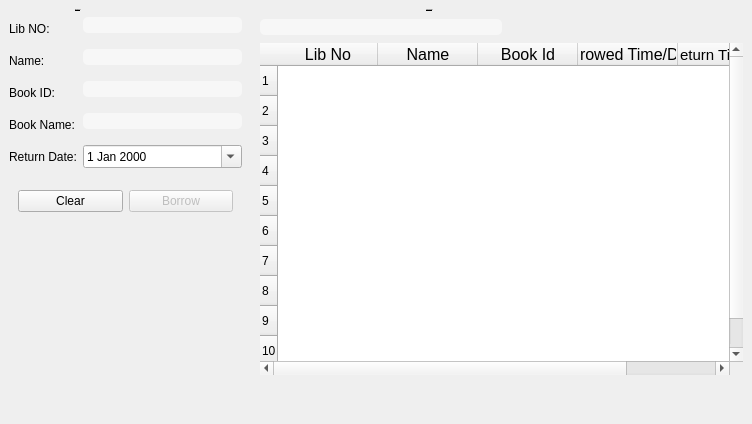
      <widget class="QWidget" name="pgLibSession">
       <property name="sizePolicy">
        <sizepolicy hsizetype="Expanding" vsizetype="Expanding">
         <horstretch>0</horstretch>
         <verstretch>0</verstretch>
        </sizepolicy>
       </property>
       <layout class="QHBoxLayout" name="horizontalLayout_5" stretch="1,2">
        <property name="spacing">
         <number>0</number>
        </property>
        <property name="leftMargin">
         <number>0</number>
        </property>
        <property name="topMargin">
         <number>0</number>
        </property>
        <property name="rightMargin">
         <number>0</number>
        </property>
        <property name="bottomMargin">
         <number>0</number>
        </property>
        <item>
         <widget class="QFrame" name="frame">
          <layout class="QVBoxLayout" name="verticalLayout" stretch="0,1,0,0,2">
           <item>
            <layout class="QHBoxLayout" name="horizontalLayout_4">
             <item>
              <widget class="QLabel" name="label">
               <property name="maximumSize">
                <size>
                 <width>100</width>
                 <height>41</height>
                </size>
               </property>
               <property name="font">
                <font>
                 <pointsize>-1</pointsize>
                 <underline>true</underline>
                </font>
               </property>
               <property name="autoFillBackground">
                <bool>false</bool>
               </property>
               <property name="styleSheet">
                <string notr="true">text-decoration: underline;
</string>
               </property>
               <property name="text">
                <string>Borrow book</string>
               </property>
              </widget>
             </item>
            </layout>
           </item>
           <item>
            <layout class="QFormLayout" name="formLayout_4">
             <item row="0" column="0">
              <widget class="QLabel" name="label_28">
               <property name="text">
                <string>Lib NO:</string>
               </property>
              </widget>
             </item>
             <item row="0" column="1">
              <widget class="QLineEdit" name="txtLibNoBorrow">
               <property name="styleSheet">
                <string notr="true">border-radius:5px;
margin:0px;
background-color:rgba(255,255,255,0.5);
margin-bottom:10px;
padding-left:3px;
color:black;
</string>
               </property>
               <property name="clearButtonEnabled">
                <bool>false</bool>
               </property>
              </widget>
             </item>
             <item row="1" column="0">
              <widget class="QLabel" name="label_31">
               <property name="text">
                <string>Name:</string>
               </property>
              </widget>
             </item>
             <item row="1" column="1">
              <widget class="QLineEdit" name="txtUserNameBorrow">
               <property name="styleSheet">
                <string notr="true">border-radius:5px;
margin:0px;
background-color:rgba(255,255,255,0.5);
margin-bottom:10px;
padding-left:3px;
color:black;
</string>
               </property>
               <property name="readOnly">
                <bool>true</bool>
               </property>
              </widget>
             </item>
             <item row="2" column="0">
              <widget class="QLabel" name="label_30">
               <property name="text">
                <string>Book ID:</string>
               </property>
              </widget>
             </item>
             <item row="2" column="1">
              <widget class="QLineEdit" name="txtBookIdBorrow">
               <property name="styleSheet">
                <string notr="true">border-radius:5px;
margin:0px;
background-color:rgba(255,255,255,0.5);
margin-bottom:10px;
padding-left:3px;
color:black;</string>
               </property>
              </widget>
             </item>
             <item row="3" column="0">
              <widget class="QLabel" name="label_29">
               <property name="text">
                <string>Book Name:</string>
               </property>
              </widget>
             </item>
             <item row="3" column="1">
              <widget class="QLineEdit" name="txtBookNameBorrow">
               <property name="styleSheet">
                <string notr="true">border-radius:5px;
margin:0px;
background-color:rgba(255,255,255,0.5);
margin-bottom:10px;
padding-left:3px;
color:black;
</string>
               </property>
               <property name="readOnly">
                <bool>true</bool>
               </property>
              </widget>
             </item>
             <item row="4" column="0">
              <widget class="QLabel" name="label_32">
               <property name="text">
                <string>Return Date:</string>
               </property>
              </widget>
             </item>
             <item row="4" column="1">
              <widget class="QDateEdit" name="dtReturnDateBorrow">
               <property name="calendarPopup">
                <bool>true</bool>
               </property>
              </widget>
             </item>
            </layout>
           </item>
           <item>
            <layout class="QHBoxLayout" name="horizontalLayout_23">
             <item>
              <widget class="QLabel" name="lblBookBorrowError">
               <property name="font">
                <font>
                 <pointsize>-1</pointsize>
                </font>
               </property>
               <property name="styleSheet">
                <string notr="true"/>
               </property>
               <property name="text">
                <string/>
               </property>
               <property name="alignment">
                <set>Qt::AlignCenter</set>
               </property>
               <property name="wordWrap">
                <bool>true</bool>
               </property>
              </widget>
             </item>
            </layout>
           </item>
           <item>
            <widget class="QFrame" name="frame">
             <layout class="QHBoxLayout" name="horizontalLayout_6">
              <item>
               <widget class="QPushButton" name="btnClearBookBorrow">
                <property name="text">
                 <string>Clear</string>
                </property>
               </widget>
              </item>
              <item>
               <widget class="QPushButton" name="btnBorrowBook">
                <property name="enabled">
                 <bool>false</bool>
                </property>
                <property name="text">
                 <string>Borrow</string>
                </property>
                <property name="default">
                 <bool>true</bool>
                </property>
               </widget>
              </item>
             </layout>
            </widget>
           </item>
           <item>
            <spacer name="verticalSpacer_4">
             <property name="orientation">
              <enum>Qt::Vertical</enum>
             </property>
             <property name="sizeHint" stdset="0">
              <size>
               <width>20</width>
               <height>40</height>
              </size>
             </property>
            </spacer>
           </item>
          </layout>
         </widget>
        </item>
        <item>
         <widget class="QFrame" name="frame">
          <layout class="QVBoxLayout" name="verticalLayout_2" stretch="0,0,1,0">
           <item>
            <layout class="QHBoxLayout" name="horizontalLayout_3">
             <item>
              <widget class="QLabel" name="label_8">
               <property name="maximumSize">
                <size>
                 <width>150</width>
                 <height>41</height>
                </size>
               </property>
               <property name="font">
                <font>
                 <pointsize>-1</pointsize>
                 <underline>true</underline>
                </font>
               </property>
               <property name="autoFillBackground">
                <bool>false</bool>
               </property>
               <property name="styleSheet">
                <string notr="true">text-decoration: underline;
</string>
               </property>
               <property name="text">
                <string>Active Borrows</string>
               </property>
              </widget>
             </item>
            </layout>
           </item>
           <item>
            <layout class="QHBoxLayout" name="horizontalLayout_2">
             <item>
              <widget class="QLineEdit" name="txtBorrowSearch">
               <property name="font">
                <font>
                 <pointsize>-1</pointsize>
                </font>
               </property>
               <property name="styleSheet">
                <string notr="true">border-radius:5px;
margin:0px;
background-color:rgba(255,255,255,0.5);
padding-left:3px;
color:black;
</string>
               </property>
              </widget>
             </item>
             <item>
              <spacer name="horizontalSpacer_8">
               <property name="orientation">
                <enum>Qt::Horizontal</enum>
               </property>
               <property name="sizeHint" stdset="0">
                <size>
                 <width>40</width>
                 <height>20</height>
                </size>
               </property>
              </spacer>
             </item>
            </layout>
           </item>
           <item>
            <widget class="QTableWidget" name="tblBorrow">
             <property name="maximumSize">
              <size>
               <width>800</width>
               <height>400</height>
              </size>
             </property>
             <property name="sizeIncrement">
              <size>
               <width>1</width>
               <height>1</height>
              </size>
             </property>
             <property name="contextMenuPolicy">
              <enum>Qt::CustomContextMenu</enum>
             </property>
             <property name="autoFillBackground">
              <bool>true</bool>
             </property>
             <property name="styleSheet">
              <string notr="true"/>
             </property>
             <property name="frameShape">
              <enum>QFrame::NoFrame</enum>
             </property>
             <property name="sizeAdjustPolicy">
              <enum>QAbstractScrollArea::AdjustToContents</enum>
             </property>
             <property name="selectionBehavior">
              <enum>QAbstractItemView::SelectRows</enum>
             </property>
             <property name="gridStyle">
              <enum>Qt::NoPen</enum>
             </property>
             <property name="wordWrap">
              <bool>true</bool>
             </property>
             <property name="rowCount">
              <number>10</number>
             </property>
             <attribute name="horizontalHeaderCascadingSectionResizes">
              <bool>true</bool>
             </attribute>
             <attribute name="horizontalHeaderDefaultSectionSize">
              <number>100</number>
             </attribute>
             <attribute name="horizontalHeaderMinimumSectionSize">
              <number>50</number>
             </attribute>
             <attribute name="horizontalHeaderShowSortIndicator" stdset="0">
              <bool>true</bool>
             </attribute>
             <attribute name="horizontalHeaderStretchLastSection">
              <bool>true</bool>
             </attribute>
             <attribute name="verticalHeaderCascadingSectionResizes">
              <bool>true</bool>
             </attribute>
             <attribute name="verticalHeaderDefaultSectionSize">
              <number>30</number>
             </attribute>
             <row/>
             <row/>
             <row/>
             <row/>
             <row/>
             <row/>
             <row/>
             <row/>
             <row/>
             <row/>
             <column>
              <property name="text">
               <string>Lib No</string>
              </property>
              <property name="font">
               <font>
                <pointsize>12</pointsize>
               </font>
              </property>
             </column>
             <column>
              <property name="text">
               <string>Name</string>
              </property>
              <property name="font">
               <font>
                <pointsize>12</pointsize>
               </font>
              </property>
             </column>
             <column>
              <property name="text">
               <string>Book Id</string>
              </property>
              <property name="font">
               <font>
                <pointsize>12</pointsize>
               </font>
              </property>
             </column>
             <column>
              <property name="text">
               <string>Borrowed Time/Date</string>
              </property>
              <property name="font">
               <font>
                <pointsize>12</pointsize>
               </font>
              </property>
             </column>
             <column>
              <property name="text">
               <string>Return Time/Date</string>
              </property>
              <property name="font">
               <font>
                <pointsize>11</pointsize>
               </font>
              </property>
             </column>
            </widget>
           </item>
           <item>
            <spacer name="verticalSpacer_5">
             <property name="orientation">
              <enum>Qt::Vertical</enum>
             </property>
             <property name="sizeHint" stdset="0">
              <size>
               <width>20</width>
               <height>40</height>
              </size>
             </property>
            </spacer>
           </item>
          </layout>
         </widget>
        </item>
       </layout>
      </widget>
